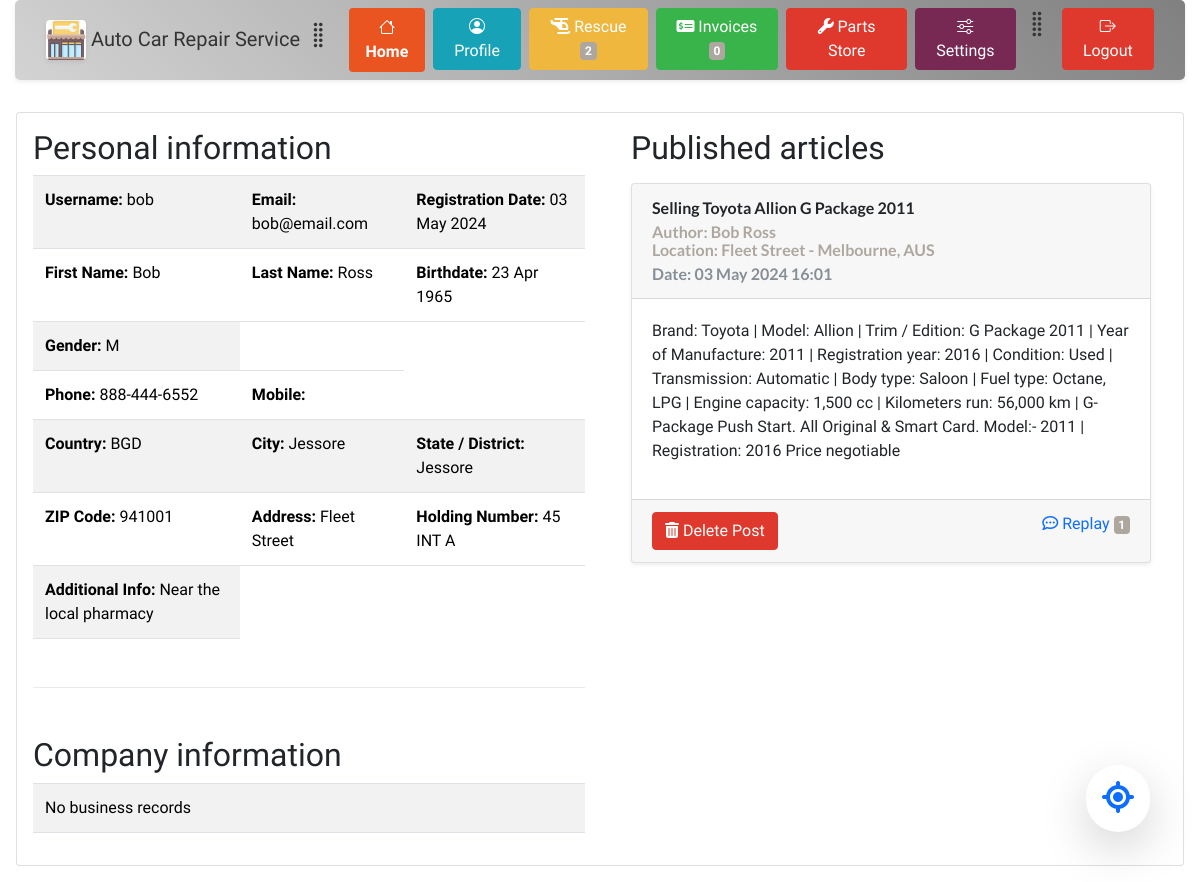
/dashboard/pages/profile.php (signed in), run on the app's committed database.
### tables this page shows
CREATE TABLE customers_info (
                           id char(12) PRIMARY KEY,
                           name varchar(255) DEFAULT NULL,
                           lastname varchar(255) DEFAULT NULL,
                           birthdate date DEFAULT NULL,
                           gender character DEFAULT NULL
                            
);

CREATE TABLE post_issues (
                            id int PRIMARY KEY AUTO_INCREMENT,   
                            user_id char(12) NOT NULL,
                            post_title LONGTEXT NOT NULL,
                            post_content LONGTEXT,
                            city_id int,
                            address varchar(255),
                            date_time TIMESTAMP NULL DEFAULT CURRENT_TIMESTAMP,
                             
                            CONSTRAINT post_user FOREIGN KEY (user_id) REFERENCES user_accounts(id),
                            CONSTRAINT post_city FOREIGN KEY (city_id) REFERENCES cities(id)
);

CREATE TABLE cities (
                        id int PRIMARY KEY AUTO_INCREMENT,
                        name varchar(35) NOT NULL,
                        country_code char(3) NOT NULL,
                        district varchar(20) NOT NULL,
                        CONSTRAINT cities_country_code FOREIGN KEY (country_code) REFERENCES countries(code)
);

### site_variables.php (called while the page is built, shortened)
<?php
(require_once (ROOT_DIR . DIRECTORY_SEPARATOR . 'database' . DIRECTORY_SEPARATOR . 'connection.php')) or die("Connection related file not found");
function b5_theme_link() : string {
    return  relativePath(ROOT_DIR . DIRECTORY_SEPARATOR . "precompiled" . DIRECTORY_SEPARATOR . $GLOBALS['USER_THEME'] . DIRECTORY_SEPARATOR . "bootstrap-color.min.css");
}
function relativePath($absolutePath, $separator = DIRECTORY_SEPARATOR) : string {
    if($absolutePath === ROOT_DIR) return '';
    $path = explode($separator, $absolutePath);
    $uri = explode('/', $_SERVER['REQUEST_URI']);
    $root = explode($separator, ROOT_DIR);
    $fileName = null;
    array_splice($path, 0, 1);
    array_splice($uri, 0, 1);
    array_splice($root, 0, 1);
	$temp = $uri[count($uri) - 1];
	$temp = explode('.', $temp);
	if(count($temp) > 0)  {
		array_pop($uri);
	}
    while(count($path) > 0 && end($path) == '') {
        array_pop($path);
    }
    if(is_file($absolutePath)) {
        $fileName = end($path);
        array_pop($path);
    }
    for($i = 0; $i < count($path) && $i < count($root); $i++) {
        if($root[$i] !== $path[$i]) {
            $index = $i;
            break;
        }
    }
    array_splice($path, 0, $i - 1);
    $index = -1;
    for($i = 0; $i < count($path); $i++) {
        if($uri[0] === $path[$i]) {
            $index = $i;
            break;
        }
    }
    if($index > 0) {
        array_splice($path, 0, $i);
    }
	$index = -1;
    for($i = 0; $i < count($uri); $i++) {
        if($uri[$i] === $path[0]) {
            $index = $i;
            break;
        }
    }
    if(implode($separator, $path) === implode($separator, $uri)) return '';
    $index = -1;
    for($i = 0; $i < count($path) && $i < count($uri); $i++) {
        if($uri[$i] === $path[$i]) {
            $index = $i;
        }
        else break;
    }
    if($index >= 0) {
        array_splice($path, 0, $i);
        array_splice($uri, 0, $i);
    }
    $out = '';
    for($i = 0; $i < count($uri); $i++) {
        $out .= ('..' . $separator);
    }
    $out .= implode($separator, $path);
    if(!str_ends_with($out, $separator) && !empty($out)) $out .= $separator;
    if(!empty($fileName)) $out .= $fileName;
    return str_replace('\\', '/', $out);
}
function relativePathSystem(string $path) : ?string {
    $out = relativePath($path);
    return $out;
}

### dashboard/authentication.php (called while the page is built, shortened)
<?php
if(isset($_COOKIE['USER_TOKEN']) || isset($_SESSION['USER_OBJ'])) {
    $user_obj = empty($_SESSION['USER_OBJ']) ? null : unserialize($_SESSION['USER_OBJ']);
}
else {
    $url = $_SERVER['REQUEST_URI'];
    if(str_contains($url, 'dashboard')) {
        header('Location: ' . relativePathSystem(ABSOLUTE_PATHS['HOME_PAGE']));
    }
}

### database/connection.php (called while the page is built, shortened)
<?php
	class connection {
        function connect() : void {
			$str = 'mysql:host='.CONN_INFO['HOST'].';dbname='.CONN_INFO['DBNAME'].';charset=utf8mb4;';
			$opts = [PDO::ATTR_ERRMODE => PDO::ERRMODE_EXCEPTION, PDO::ATTR_DEFAULT_FETCH_MODE => PDO::FETCH_BOTH];
			try {
				$this->pdo = new PDO($str, CONN_INFO['USERNAME'], CONN_INFO['PASSWORD'], $opts);
			}
			catch (PDOException $e) {
				throw new PDOException($e->getMessage(), $e->getCode());
			}
		}
        function getCityName(int $city_id) : ?string {
            $sql = 'SELECT name FROM cities WHERE id = ? LIMIT 1';
            $stmt = $this->pdo->prepare($sql);
            if(!$stmt->execute([$city_id])) return null;
            $arr = $stmt->fetch();
            return reset($arr);
        }
        function getSingleUserPosts(string $user_id) : ?array {
            $sql = 'SELECT A.id as post_id, A.user_id AS user_id, A.post_title AS title, A.post_content AS content, A.address AS address, B.name AS city, B.country_code AS country_code, A.date_time AS date FROM post_issues AS A JOIN cities AS B ON A.city_id = B.id WHERE A.user_id = ? ORDER BY A.date_time DESC';
            $this->pdo->setAttribute(PDO::ATTR_DEFAULT_FETCH_MODE, PDO::FETCH_ASSOC);
            $stmt = $this->pdo->prepare($sql);
            $res = $stmt->execute([$user_id]);
            $arr = $stmt->fetchAll();
            foreach ($arr as $key => $row) {
                $author = $this->getUserNameTitle($row['user_id']);
                $arr[$key]['author'] = $author;
            }
            return $arr;
        }
        function getUserNameTitle(string $user_id) : ?string {
            $sql = 'SELECT customer_id, business_id FROM user_accounts WHERE id = ? LIMIT 1';
            $this->pdo->setAttribute(PDO::ATTR_DEFAULT_FETCH_MODE, PDO::FETCH_NUM);
            $stmt = $this->pdo->prepare($sql);
            $stmt->execute([$user_id]);
            $row = $stmt->fetch();
            if(is_null($row[1])) {
                $sql = 'SELECT name, lastname FROM customers_info WHERE id = ? LIMIT 1';
                $stmt = $this->pdo->prepare($sql);
                $stmt->execute([$row[0]]);
                $res = $stmt->fetch();
                return $res[0] . " " . $res[1];
            }
            else {
                $sql = 'SELECT company_name FROM businesses_info WHERE id = ? LIMIT 1';
                $stmt = $this->pdo->prepare($sql);
                $stmt->execute([$row[1]]);
                $arr = $stmt->fetch();
                return reset($arr);
            }
        }
        function getPostRepliesCount(int $post_id) : ?int {
            $sql = 'SELECT COUNT(*) FROM post_answers WHERE post_id = ?';
            $stmt = $this->pdo->prepare($sql);
            $stmt->execute([$post_id]);
            $row = $stmt->fetch(PDO::FETCH_NUM);
            if($row[0] === 0) return null;
            else return $row[0];
        }
		private ?PDO $pdo = null;
	}

### dashboard/pages/profile.php (the view, shortened to what this page needs)
<?php
if(!isset($GLOBALS['WEBSITE_VARS'])) {
    (require_once (ROOT_DIR . DIRECTORY_SEPARATOR . 'site_variables.php')) or die("Variables file not found");
}
global $user_obj;
$social_posts_array = CONNECTION->getSingleUserPosts($user_obj->id);
?>
<!DOCTYPE html>
<html>
<head>
    <link href="https://cdn.jsdelivr.net/npm/bootstrap@5.3.3/dist/css/bootstrap.min.css" rel="stylesheet">
    <link rel="stylesheet" href="https://cdn.jsdelivr.net/npm/bootstrap-icons@1.3.0/font/bootstrap-icons.css">
    <link rel="stylesheet" href="https://cdnjs.cloudflare.com/ajax/libs/font-awesome/6.5.2/css/all.min.css" />
    <link rel="stylesheet" href="<?php echo b5_theme_link(); ?>">
    <link rel="stylesheet" href="../styles.css">
</head>
<body style="background-image: none">
<?php
(include_once (relativePathSystem(ABSOLUTE_PATHS['DASHBOARD_DIR']) . 'pages' . DIRECTORY_SEPARATOR . 'menu.php')) or die("Failed to load component");
?>
<div class="card m-3 p-3">
    <div class="row h-100">
        <div class="col-6">
            <h2>Personal information</h2>
            <table class="table table-striped">
                <?php
                $variable_array = array();
                $variable_array['mobile'] = count($user_obj->customer->contacts->phones) > 1 ? $user_obj->customer->contacts->phones : null;
                $variable_array['notes'] = empty($user_obj->customer->address->notes) ? null : $user_obj->customer->address->notes;
                $city_name = CONNECTION->getCityName($user_obj->customer->address->city_id);
echo <<< ENDL_
                <tr>
                    <td><strong>Username: </strong>{$user_obj->username}</td>
                    <td><strong>Email: </strong>{$user_obj->email}</td>
                    <td><strong>Registration Date: </strong>{$user_obj->registered->format('d M Y')}</td>
                </tr>
                <tr>
                    <td><strong>First Name: </strong>{$user_obj->customer->name}</td>
                    <td><strong>Last Name: </strong>{$user_obj->customer->lastname}</td>
                    <td><strong>Birthdate: </strong>{$user_obj->customer->birthdate->format('d M Y')}</td>
                </tr>
                <tr>
                    <td><strong>Gender: </strong>{$user_obj->customer->gender[0]}</td>
                </tr>
                <tr>
                    <td><strong>Phone: </strong>{$user_obj->customer->contacts->phones[0]}</td>
                    <td><strong>Mobile: </strong>{$variable_array['mobile']}</td>
                </tr>
                <tr>
                    <td><strong>Country: </strong>{$user_obj->customer->address->country_code}</td>
                    <td><strong>City: </strong>{$city_name}</td>
                    <td><strong>State / District: </strong>{$user_obj->customer->address->district}</td>
                </tr>
                <tr>
                    <td><strong>ZIP Code: </strong>{$user_obj->customer->address->zipCode}</td>
                    <td><strong>Address: </strong>{$user_obj->customer->address->street}</td>
                    <td><strong>Holding Number: </strong>{$user_obj->customer->address->holding}</td>
                </tr>
                <tr>
                    <td><strong>Additional Info: </strong>{$variable_array['notes']}</td>
                </tr>
ENDL_;
?>
            </table>
            <hr class="dropdown-divider my-5">
            <h2>Company information</h2>
            <table class="table table-striped">
                <?php
                    if($user_obj->business) {
                        $variable_array = array();
                        $variable_array['mobile'] = count($user_obj->business->contacts->phones) > 1 ? $user_obj->business->contacts->phones[1] : null;
                        $variable_array['notes'] = empty($user_obj->business->address->notes) ? null : $user_obj->business->address->notes;
                        $city_name = CONNECTION->getCityName($user_obj->business->address->city_id);
                        $office_weekdays = $user_obj->business->weekdays;
                        $office_weekdays = explode(',', $office_weekdays);
                        $office_weekdays = implode(', ', $office_weekdays);
echo <<< ENDL_
    <tr>
                    <td><strong>Company Name: </strong>{$user_obj->business->company_name}</td>
                    <td><strong>Company Type: {$user_obj->business->company_type}</strong></td>
                    <td><strong>Licence Number: </strong>{$user_obj->business->licence_number}</td>
                </tr>
                <tr>
                    <td><strong>Phone: </strong>{$user_obj->business->contacts->phones[0]}</td>
                    <td><strong>Mobile: </strong>{$variable_array['mobile']}</td>
                </tr>
                <tr>
                    <td><strong>Country: </strong>{$user_obj->business->address->country_code}</td>
                    <td><strong>City: </strong>{$city_name}</td>
                    <td><strong>State / District: </strong>{$user_obj->business->address->district}</td>
                </tr>
                <tr>
                    <td><strong>ZIP Code: </strong>{$user_obj->business->address->zipCode}</td>
                    <td><strong>Address: </strong>{$user_obj->business->address->street}</td>
                    <td><strong>Holding Number: </strong>{$user_obj->business->address->holding}</td>
                </tr>
                <tr>
                    <td><strong>Additional Info: </strong>{$variable_array['notes']}</td>
                </tr>
                <tr>
                    <td><strong>Office Weekdays: </strong>{$office_weekdays}</td>
                    <td><strong>Opening Hours: </strong>{$user_obj->business->start->format("H:i:s")}</td>
                    <td><strong>Closing Hours: </strong>{$user_obj->business->end->format("H:i:s")}</td>
                </tr>
                <tr>
                    <td><strong>Business open and running: </strong>{$user_obj->business->active}</td>
                </tr>
ENDL_;
                    }
                    else {
                        echo "<tr><td>No business records</td></tr>";
                    }
                ?>
            </table>
        </div>
        <div class="col-6">
<?php
echo '<div id="posts">';
echo "<h2 class='ps-3'>Published articles</h2>";
if(empty($social_posts_array)) {
    echo <<< ENDL_
    <div class="card shadow-sm bg-white p-3 text-center"><span class="lead">No social posts found!</span></div>
ENDL_;
}
else {
    $relative_to_dashboard = relativePathSystem(ABSOLUTE_PATHS['DASHBOARD_DIR'] . DIRECTORY_SEPARATOR . 'pages');
    foreach ($social_posts_array as $row) {
        $deleteLink = null;
        $date_time = new DateTime($row['date']);
        $replies_count = CONNECTION->getPostRepliesCount($row['post_id']);
        if ($row['user_id'] === $user_obj->id) {
            $deleteLink = '<button name="deletePostButton" class="btn btn-danger" type="submit"><i class="fa-solid fa-trash-can"></i> Delete Post</button>';
        }
        echo <<< ENDL_
<form method="POST"><input type="hidden" name="request_method" value="POST">
<input type="hidden" name="post_id" value="{$row['post_id']}">
    <div class="card shadow-sm m-3">
        <div class="card-header lato-bold">
            {$row['title']}
            <p class="card-subtitle text-secondary mt-0">Author: {$row['author']}</p>
            <p class="card-subtitle text-secondary">Location: {$row['address']} - {$row['city']}, {$row['country_code']}</p>
            <p class="card-subtitle text-muted m-0">Date: {$date_time->format("d M Y H:i")}</p>
        </div>
        <div class="card-body">
            <p>
                {$row['content']}
            </p>
        </div>
        <div class="card-footer">
            <div class="row">
                <div class="col">
                    {$deleteLink}
                </div>
                <div class="col text-end">
                    <a class="link-primary" href="{$relative_to_dashboard}post_replies.php?post_id={$row['post_id']}"><i class="fa-regular fa-comment-dots"></i> Replay <span class="badge bg-secondary">{$replies_count}</span></a>
                    <!--<span class="px-1 text-muted">|</span>
                    <a class="link-secondary" href="#">Secondary Link</a>-->
                </div>
            </div>
        </div>
    </div>
</form>
ENDL_;
    }
}
?>
        </div>
    </div>
</div>
</body>
</html>

### dashboard/styles.css (style rules this page uses)
.lato-bold { font-family: "Lato", sans-serif; font-weight: 700; font-style: normal; }
body { background-image: url('https://images.pexels.com/photos/593172/pexels-photo-593172.jpeg'); background-size: cover; }

### data on the page
customers_info: name "Bob", lastname "Ross"
post_issues: post_title "Selling Toyota Allion G Package 2011", author "Bob Ross", address "Fleet Street", city.name "Melbourne", city.country_code "AUS", date_time "03 May 2024 16:01", post_content "Brand: Toyota | Model: Allion | Trim / Edition: G Package 2011 | Year of Manufacture: 2011 | Registration year: 2016 | Condition: Used | Transmission: Automatic | Body type: Saloon | Fuel type: Octane, LPG | Engine capacity: 1,500 cc | Kilometers run: 56,000 km | G-Package Push Start. All Original & Smart Card. Model:- 2011 | Registration: 2016 Price negotiable", shows "Delete Post", id "1"

### other printed values
CONNECTION->getUserIncidentsReportsCount($user_obj->id) "2"
CONNECTION->getUserInvoicesCount($user_obj->customer->id) "0"
$user_obj->username "bob"
$user_obj->email "bob@email.com"
$user_obj->registered->format('d M Y') "03 May 2024"
$user_obj->customer->birthdate->format('d M Y') "23 Apr 1965"
$user_obj->customer->gender[0] "M"
$user_obj->customer->contacts->phones[0] "888-444-6552"
$user_obj->customer->address->country_code "BGD"
$city_name "Jessore"
$user_obj->customer->address->district "Jessore"
$user_obj->customer->address->zipCode "941001"
$user_obj->customer->address->street "Fleet Street"
$user_obj->customer->address->holding "45 INT A"
$variable_array['notes'] "Near the local pharmacy"
